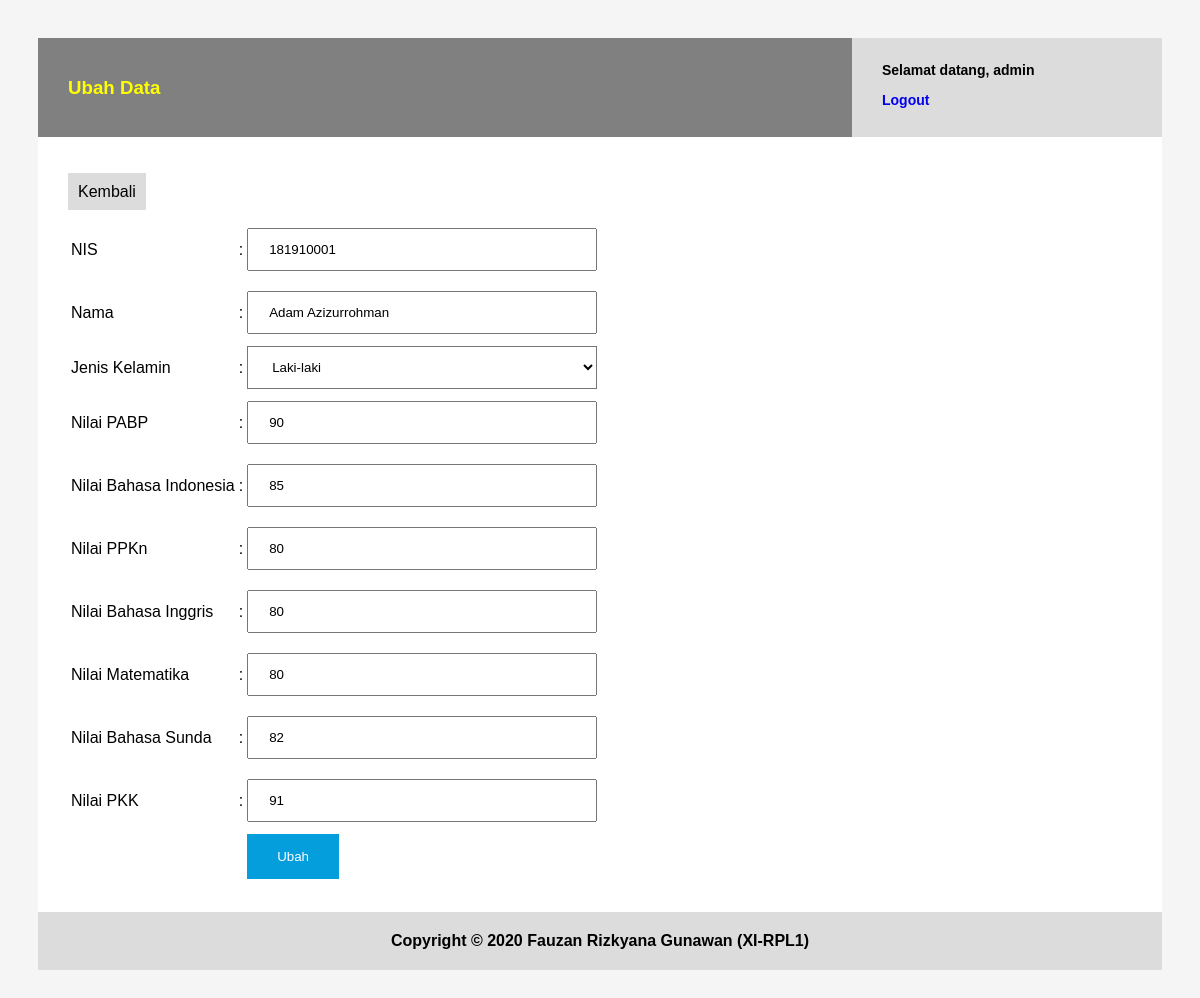
/edit.php?id=6 (signed in), run on the app's committed database.
### tables this page shows
CREATE TABLE `t_nilai_siswa` (
  `id` int(11) NOT NULL,
  `nis` int(11) NOT NULL,
  `nama` varchar(255) NOT NULL,
  `jenis_kelamin` varchar(255) NOT NULL,
  `nilai_pabp` int(11) NOT NULL DEFAULT 0,
  `nilai_b_indo` int(11) NOT NULL DEFAULT 0,
  `nilai_ppkn` int(11) NOT NULL DEFAULT 0,
  `nilai_b_ing` int(11) NOT NULL DEFAULT 0,
  `nilai_mtk` int(11) NOT NULL DEFAULT 0,
  `nilai_b_sund` int(11) NOT NULL DEFAULT 0,
  `nilai_pkk` int(11) NOT NULL DEFAULT 0
);

### edit.php (the view, shortened to what this page needs)
<?php
$koneksi = koneksiDatabase();
$id = $_GET['id'];
$data = mysqli_query($koneksi, "select * from t_nilai_siswa where id=$id");
$s = mysqli_fetch_array($data);
$jenis_kelamin = ["Laki-laki", "Perempuan"];
?>
<!DOCTYPE html>
<html lang="en">
<head>
    <link rel="stylesheet" href="style.css">
</head>
<body>
    <div class="header">
        <div class="header-title">
            <h3>Ubah Data</h3>
        </div>
        <div class="profile">
            <p>Selamat datang, <?= $_SESSION['username'] ?></p>
            <a href="auth?action=logout">Logout</a>
        </div>
    </div>
    <div class="content">
        <p><a href="index.php" class="button-secondary">Kembali</a></p>
        <form method="post" enctype="multipart/form-data">
            <table>
                <tr>
                    <td><label for="nis">NIS</label></td>
                    <td>:</td>
                    <td>
                        <input type="text" name="nis" class="input-text" id="nis" value="<?= $s['nis'] ?>">
                    </td>
                </tr>
                <tr>
                    <td><label for="nama">Nama</label></td>
                    <td>:</td>
                    <td><input type="text" name="nama" class="input-text" id="nama" value="<?= $s['nama'] ?>"></td>
                </tr>
                <tr>
                    <td><label for="jenis_kelamin">Jenis Kelamin</label></td>
                    <td>:</td>
                    <td>
                        <select name="jenis_kelamin" id="jenis_kelamin" class="input-select">
                            <?php for ($i = 0; $i < count($jenis_kelamin); $i++) { ?>
                                <?php if ($jenis_kelamin[$i] == $s['jenis_kelamin']) { ?>
                                    <option value="<?= $jenis_kelamin[$i] ?>" selected><?= $jenis_kelamin[$i] ?></option>
                                <?php } else { ?>
                                    <option value="<?= $jenis_kelamin[$i] ?>"><?= $jenis_kelamin[$i] ?></option>
                                <?php } ?>
                            <?php } ?>
                        </select>
                    </td>
                </tr>
                <tr>
                    <td><label for="nilai_pabp">Nilai PABP</label></td>
                    <td>:</td>
                    <td><input type="text" name="nilai_pabp" class="input-text" id="nilai_pabp" value="<?= $s['nilai_pabp'] ?>"></td>
                </tr>
                <tr>
                    <td><label for="nilai_bahasa_indonesia">Nilai Bahasa Indonesia</label></td>
                    <td>:</td>
                    <td><input type="text" name="nilai_bahasa_indonesia" class="input-text" id="nilai_bahasa_indonesia" value="<?= $s['nilai_b_indo'] ?>"></td>
                </tr>
                <tr>
                    <td><label for="nilai_ppkn">Nilai PPKn</label></td>
                    <td>:</td>
                    <td><input type="text" name="nilai_ppkn" class="input-text" id="nilai_ppkn" value="<?= $s['nilai_ppkn'] ?>"></td>
                </tr>
                <tr>
                    <td><label for="nilai_bahasa_inggris">Nilai Bahasa Inggris</label></td>
                    <td>:</td>
                    <td><input type="text" name="nilai_bahasa_inggris" class="input-text" id="nilai_bahasa_inggris" value="<?= $s['nilai_b_ing'] ?>"></td>
                </tr>
                <tr>
                    <td><label for="nilai_matematika">Nilai Matematika</label></td>
                    <td>:</td>
                    <td><input type="text" name="nilai_matematika" class="input-text" id="nilai_matematika" value="<?= $s['nilai_mtk'] ?>"></td>
                </tr>
                <tr>
                    <td><label for="nilai_bahasa_sunda">Nilai Bahasa Sunda</label></td>
                    <td>:</td>
                    <td><input type="text" name="nilai_bahasa_sunda" class="input-text" id="nilai_bahasa_sunda" value="<?= $s['nilai_b_sund'] ?>"></td>
                </tr>
                <tr>
                    <td><label for="nilai_pkk">Nilai PKK</label></td>
                    <td>:</td>
                    <td><input type="text" name="nilai_pkk" class="input-text" id="nilai_pkk" value="<?= $s['nilai_pkk'] ?>"></td>
                </tr>
                <tr>
                    <td></td>
                    <td></td>
                    <td><input type="submit" name="submit" class="button-submit" value="Ubah"></td>
                </tr>
            </table>
        </form>
    </div>
    <div class="footer">
        Copyright &copy; <?= date('Y', time()); ?> Fauzan Rizkyana Gunawan (XI-RPL1)
    </div>
</body>
</html>

### style.css (style rules this page uses)
body { padding: 30px; background: whitesmoke; font-family: Arial, Helvetica, sans-serif; color: black; }
.header { background: gray; padding: 20px 30px 20px 30px; }
.header-title { color: yellow; }
.profile { background: gainsboro; width: 250px; height: 79px; padding: 10px 30px 10px 30px; font-weight: bold; font-size: 14px; position: absolute; right: 38px; top: 38px; }
.content { background: white; width: auto; padding: 30px; }
.footer { padding: 20px; text-align: center; background: gainsboro; font-weight: bold; }
a { text-decoration: none; }
a.button-secondary { background: gainsboro; padding: 10px; color: black; }
input.input-text { width: 350px; padding: 12px 20px; margin: 8px 0; box-sizing: border-box; }
select.input-select { width: 350px; padding: 12px 20px; background-color: white; }
input.button-submit { background-color: rgb(3, 158, 219); border: none; color: white; padding: 15px 30px; text-align: center; text-decoration: none; display: inline-block; }

### data on the page
t_nilai_siswa: nis "181910001", nama "Adam Azizurrohman", jenis_kelamin "Laki-laki", nilai_pabp "90", nilai_bahasa_indonesia "85", nilai_ppkn "80", nilai_bahasa_inggris "80", nilai_matematika "80", nilai_bahasa_sunda "82", nilai_pkk "91"

### other printed values
$_SESSION['username'] "admin"
